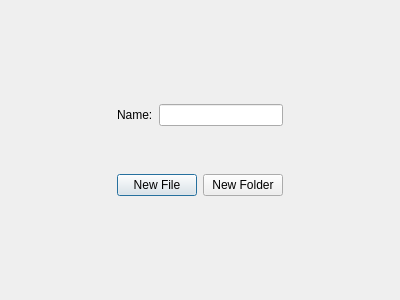
<?xml version="1.0" encoding="UTF-8"?>
<ui version="4.0">
 <class>NewItemWindow</class>
 <widget class="QDialog" name="NewItemWindow">
  <property name="geometry">
   <rect>
    <x>0</x>
    <y>0</y>
    <width>400</width>
    <height>300</height>
   </rect>
  </property>
  <property name="windowTitle">
   <string>Dialog</string>
  </property>
  <layout class="QVBoxLayout" name="verticalLayout_3">
   <item>
    <layout class="QVBoxLayout" name="verticalLayout_2">
     <item>
      <spacer name="verticalSpacer_3">
       <property name="orientation">
        <enum>Qt::Vertical</enum>
       </property>
       <property name="sizeHint" stdset="0">
        <size>
         <width>20</width>
         <height>40</height>
        </size>
       </property>
      </spacer>
     </item>
     <item>
      <layout class="QHBoxLayout" name="horizontalLayout_3">
       <item>
        <spacer name="horizontalSpacer_2">
         <property name="orientation">
          <enum>Qt::Horizontal</enum>
         </property>
         <property name="sizeHint" stdset="0">
          <size>
           <width>40</width>
           <height>20</height>
          </size>
         </property>
        </spacer>
       </item>
       <item>
        <layout class="QVBoxLayout" name="verticalLayout">
         <item>
          <layout class="QHBoxLayout" name="horizontalLayout">
           <item>
            <widget class="QLabel" name="label">
             <property name="text">
              <string>Name:</string>
             </property>
            </widget>
           </item>
           <item>
            <widget class="QLineEdit" name="lineEdit"/>
           </item>
          </layout>
         </item>
         <item>
          <spacer name="verticalSpacer">
           <property name="orientation">
            <enum>Qt::Vertical</enum>
           </property>
           <property name="sizeHint" stdset="0">
            <size>
             <width>20</width>
             <height>40</height>
            </size>
           </property>
          </spacer>
         </item>
         <item>
          <layout class="QHBoxLayout" name="horizontalLayout_2">
           <item>
            <widget class="QPushButton" name="pushButton">
             <property name="text">
              <string>New File</string>
             </property>
            </widget>
           </item>
           <item>
            <widget class="QPushButton" name="pushButton_2">
             <property name="text">
              <string>New Folder</string>
             </property>
            </widget>
           </item>
          </layout>
         </item>
        </layout>
       </item>
       <item>
        <spacer name="horizontalSpacer">
         <property name="orientation">
          <enum>Qt::Horizontal</enum>
         </property>
         <property name="sizeHint" stdset="0">
          <size>
           <width>40</width>
           <height>20</height>
          </size>
         </property>
        </spacer>
       </item>
      </layout>
     </item>
     <item>
      <spacer name="verticalSpacer_2">
       <property name="orientation">
        <enum>Qt::Vertical</enum>
       </property>
       <property name="sizeHint" stdset="0">
        <size>
         <width>20</width>
         <height>40</height>
        </size>
       </property>
      </spacer>
     </item>
    </layout>
   </item>
  </layout>
 </widget>
 <resources/>
 <connections/>
</ui>
